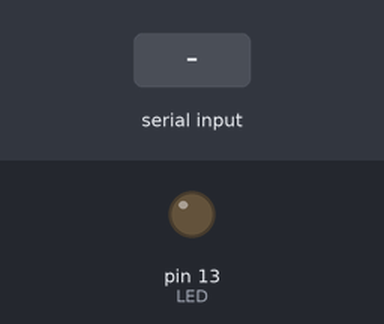
Recording of a sketch running on a simulated Arduino Uno, built with avr-gcc and run on an emulated ATmega328P. Parts: output pins drawn as LEDs (lit = HIGH). Inputs (shaded band) come from the test bench.

Above: at 1.2 s.
1.3 s: "led:true" received over Serial
At 3.2 s:
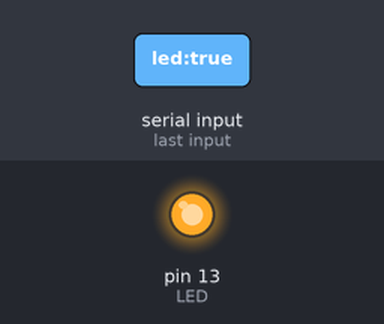
3.8 s: "led:false" received over Serial
At 5.1 s:
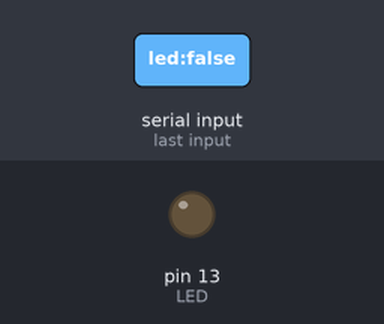
Timing chart, 0 to 6.8 s (numbered marks = the images above; inputs shaded):
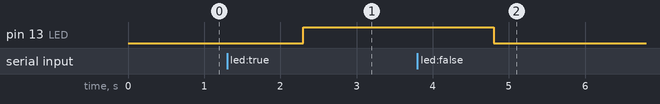

The sketch:

arduino_serial_test.ino
```cpp
String s;
int LED = 13;


void setup() {
  Serial.begin(115200);
  pinMode(LED, OUTPUT);
}

void loop() {
  s = "";
  if (Serial.available()) {
    s = Serial.readString();
    if(s=="led:true"){
      digitalWrite(LED, HIGH);
    }
    if(s=="led:false"){
      digitalWrite(LED, LOW);
    }
  }
}
```

Measured:
- after the input at 1.3 s, pin 13 (LED): LOW → HIGH after 1.0 s
- after the input at 3.8 s, pin 13 (LED): HIGH → LOW after 1.0 s
